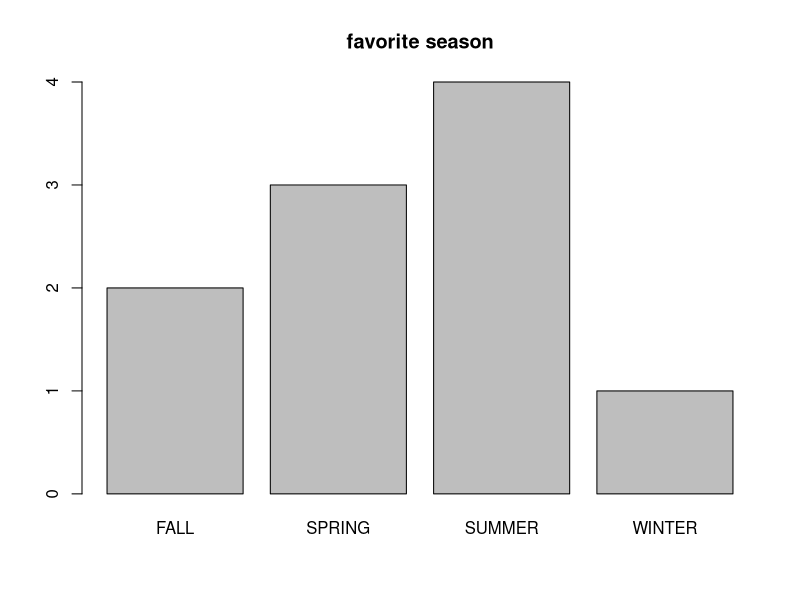
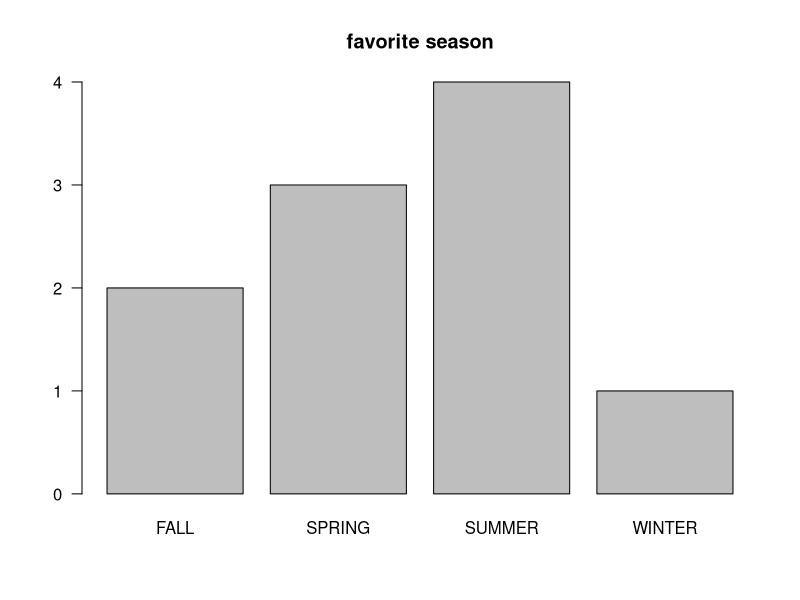
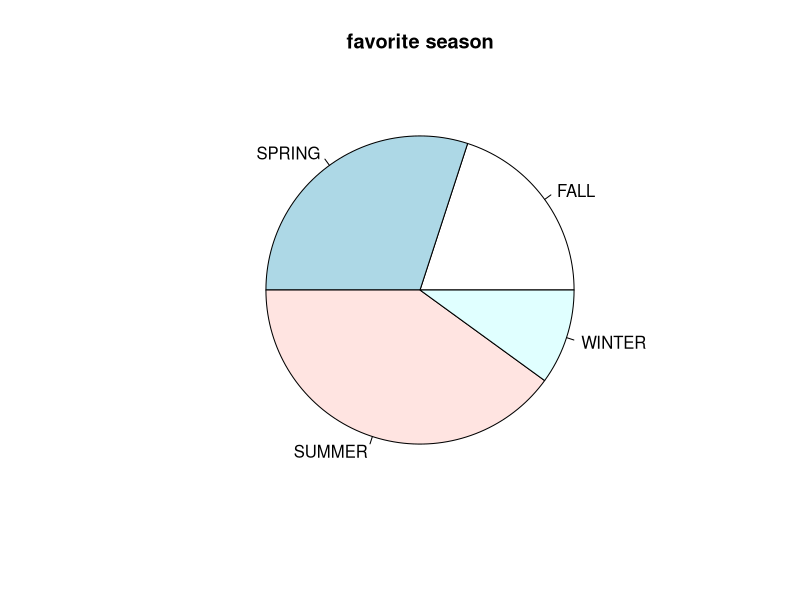
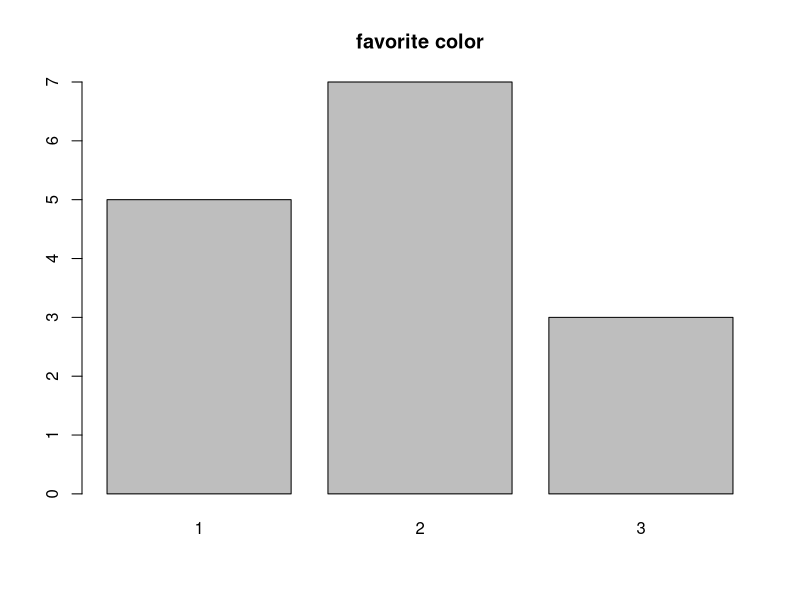
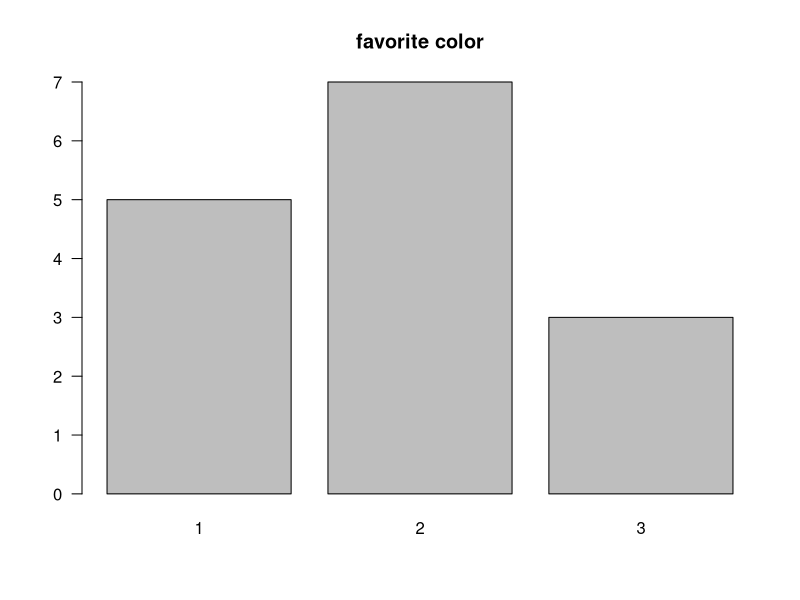
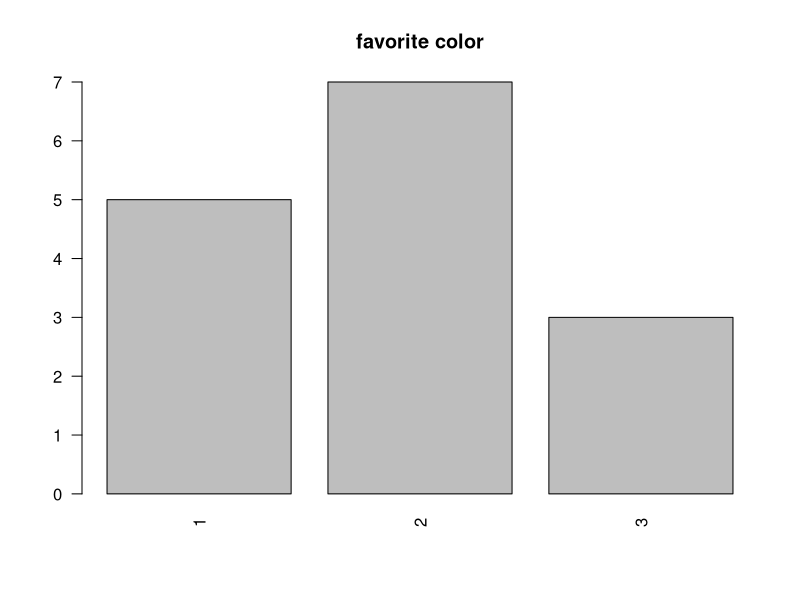
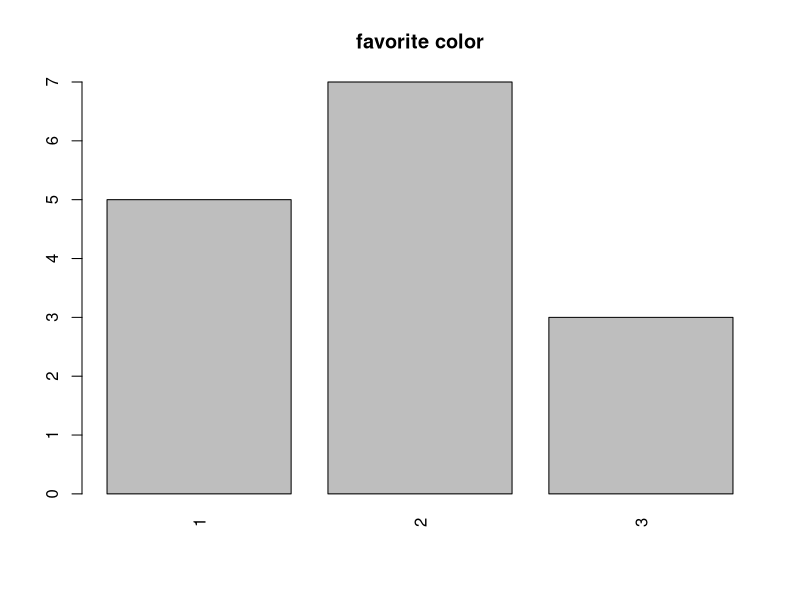
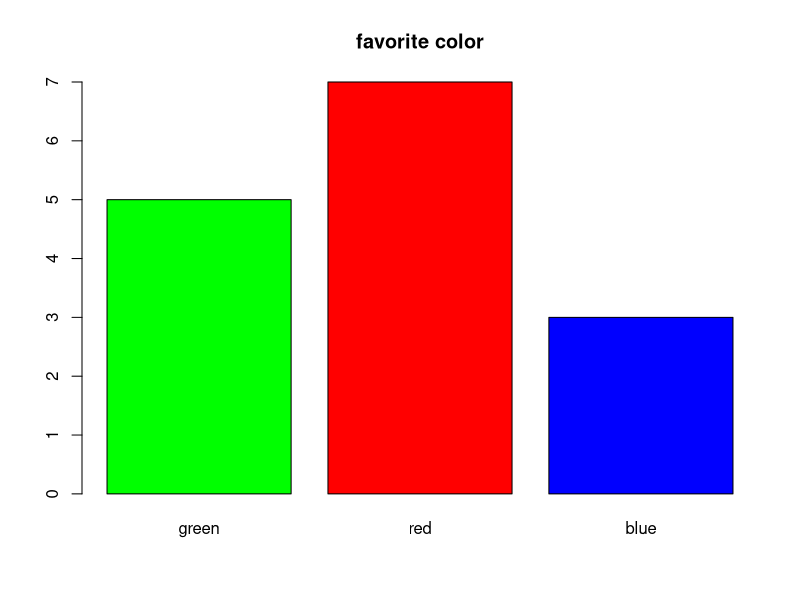

Write R code to recreate these figures, in order.
# 메모리 제거 
rm(list = ls())

# code 5-01
favorite <- c('WINTER', 'SUMMER', 'SPRING', 'SUMMER', 'SUMMER',
              'FALL', 'FALL', 'SUMMER', 'SPRING', 'SPRING')

favorite                          # favorite의 내용 출력
table(favorite)                   # 도수분포표 계산
table(favorite)/length(favorite)  # 비율 출력

# code 5-02
ds <- table(favorite)
ds                
barplot(ds, main='favorite season')
barplot(ds, main='favorite season', las=1) # label style, 축 레이블을 수평

# code 5-03
ds <- table(favorite)
ds                
pie(ds, main='favorite season')

# code 5-04
favorite.color <- c(2, 3, 2, 1, 1, 2, 2, 1, 3, 2, 1, 3, 2, 1, 2)
ds <- table(favorite.color)
ds

barplot(ds, main='favorite color') # 축 레이블을 축에 평행
barplot(ds, main='favorite color', las=1) # label style, 축 레이블을 수평
barplot(ds, main='favorite color', las=2) # 레이블을 축에 수직으로 
barplot(ds, main='favorite color', las=3) # 축 레이블을 수평에서 180도 회전한 상태
# 'black','orange','magenta'
colors <- c('green', 'red', 'blue')
names(ds) <- colors         # green, red, blue로 변경
ds
barplot(ds, main='favorite color', col=colors)  # 색 지정 막대그래프
pie(ds, main='favorite color', col=colors)      # 색 지정 원그래프
